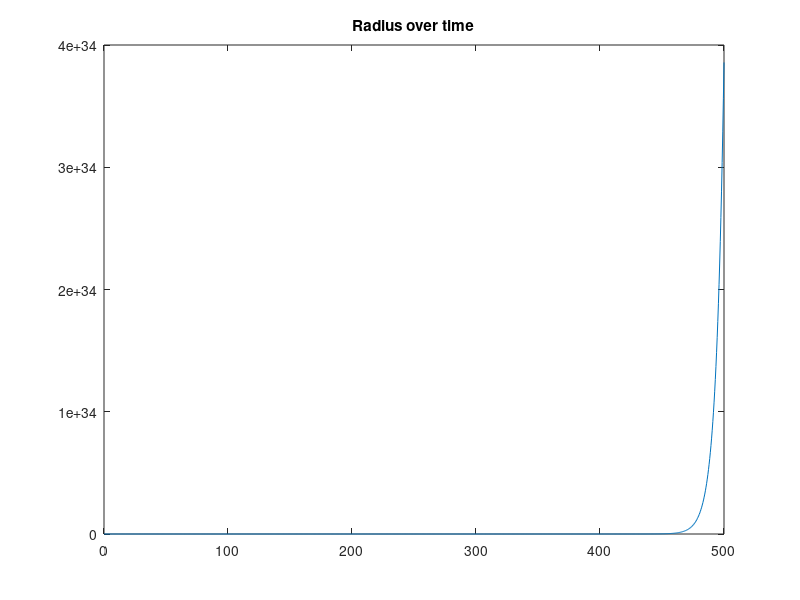

Here is the MATLAB script that generated this plot:

Q=1;C=1;mu=1;w0=1;

alpha = -w0/C/pi^(0.5);
A = Q/(2*pi^(3/2)*C);

tmax = 500;
t = linspace(0,tmax,1000);

R = (2*A/alpha^2*(exp(alpha^2.*t).*erfc(alpha*t.^(1/2))-1)+4*A*t.^(1/2)/alpha/pi^(1/2)).^(0.5);

plot(t, R);
title("Radius over time")

